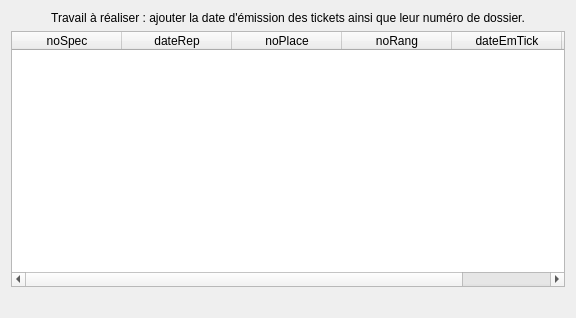
<?xml version="1.0" encoding="UTF-8"?>
<ui version="4.0">
 <class>fct_comp_1</class>
 <widget class="QDialog" name="fct_comp_1">
  <property name="geometry">
   <rect>
    <x>0</x>
    <y>0</y>
    <width>576</width>
    <height>318</height>
   </rect>
  </property>
  <property name="windowTitle">
   <string>Afficher les détails des tickets</string>
  </property>
  <layout class="QVBoxLayout" name="verticalLayout">
   <item>
    <widget class="QLabel" name="label_2">
     <property name="text">
      <string>Travail à réaliser : ajouter la date d'émission des tickets ainsi que leur numéro de dossier.</string>
     </property>
     <property name="alignment">
      <set>Qt::AlignCenter</set>
     </property>
     <property name="wordWrap">
      <bool>true</bool>
     </property>
    </widget>
   </item>
   <item>
    <widget class="QTableWidget" name="table_fct_comp_1">
     <attribute name="horizontalHeaderDefaultSectionSize">
      <number>110</number>
     </attribute>
     <attribute name="horizontalHeaderMinimumSectionSize">
      <number>50</number>
     </attribute>
     <attribute name="horizontalHeaderStretchLastSection">
      <bool>true</bool>
     </attribute>
     <attribute name="verticalHeaderVisible">
      <bool>false</bool>
     </attribute>
     <column>
      <property name="text">
       <string>noSpec</string>
      </property>
     </column>
     <column>
      <property name="text">
       <string>dateRep</string>
      </property>
     </column>
     <column>
      <property name="text">
       <string>noPlace</string>
      </property>
     </column>
     <column>
      <property name="text">
       <string>noRang</string>
      </property>
     </column>
     <column>
      <property name="text">
       <string>dateEmTick</string>
      </property>
     </column>
     <column>
      <property name="text">
       <string>noDos</string>
      </property>
     </column>
    </widget>
   </item>
   <item>
    <widget class="QLabel" name="label_fct_comp_1">
     <property name="text">
      <string/>
     </property>
     <property name="alignment">
      <set>Qt::AlignCenter</set>
     </property>
    </widget>
   </item>
  </layout>
 </widget>
 <resources/>
 <connections/>
</ui>
